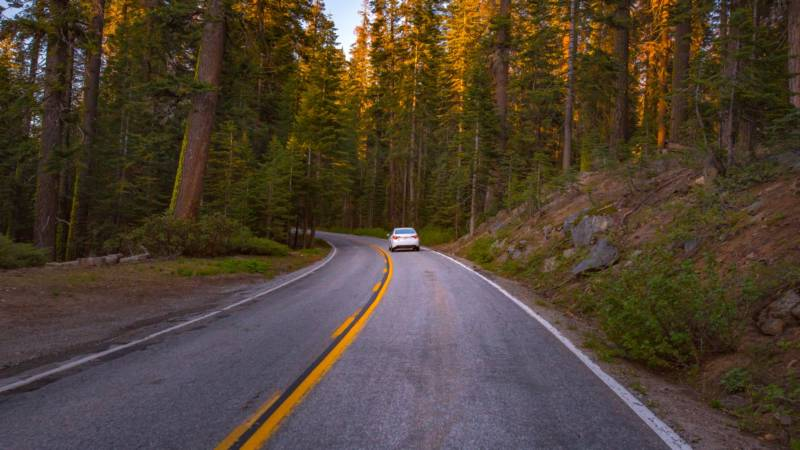
#> input picture src/vision/demo.jpg, 800 x 450 px
$ python LaneDetector.py
#> lines starting #> are read from the running program, lines starting #| are printed output that depends on the picture
import cv2

delay = 2000

img = cv2.imread("demo.jpg")
#> img is the input picture: shape (450, 800, 3); mean B, G, R 50.2, 64.9, 78.7
cv2.imshow("Output",img)
cv2.waitKey(delay)

imgGray = cv2.cvtColor(img, cv2.COLOR_RGB2GRAY)
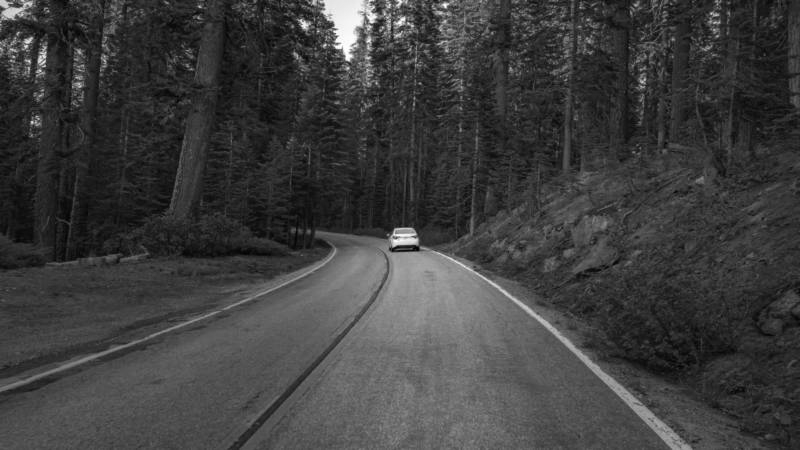
#> imgGray: shape (450, 800); min 2, max 255, mean 62.1
cv2.imshow("Gray",imgGray)
cv2.waitKey(delay)

imgBlur = cv2.GaussianBlur(imgGray,(5,5),0)
cv2.imshow("Blurred",imgBlur)
cv2.waitKey(delay)

imgCanny = cv2.Canny(imgBlur, 100,200)
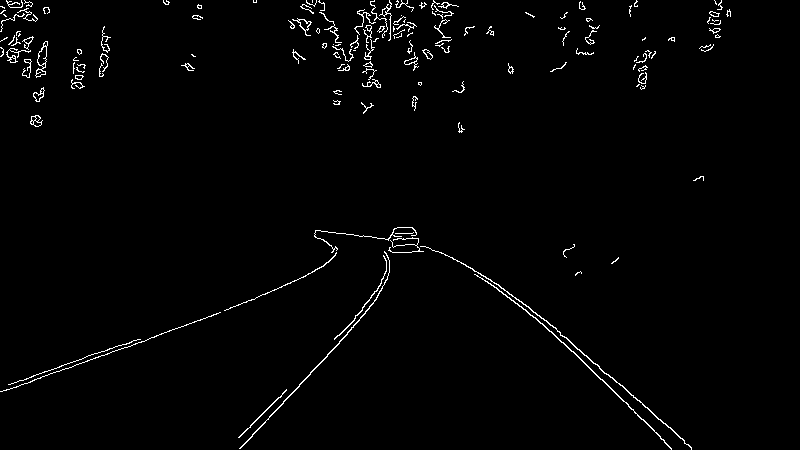
#> imgCanny: shape (450, 800); 1.6% white in thin lines or dots
cv2.imshow("Canny",imgCanny)
cv2.waitKey(delay)
